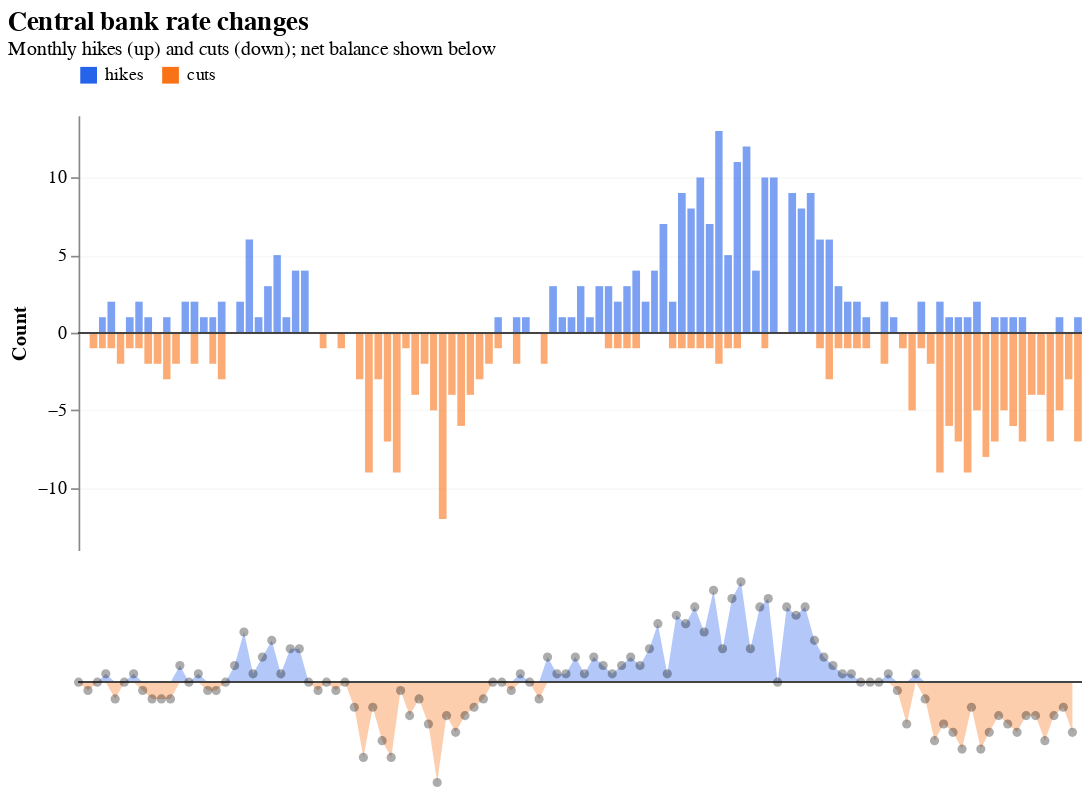

This figure's notebook cell:
### Markdown cell above
# Central-bank rate changes (G20)  
© 2026 Jim Domeij  

Each month, we count how many G20 central banks **raised** their policy rate (hikes) and how many **lowered** it (cuts), as a simple proxy for the **breadth** of global tightening vs easing.

- **Hikes**: number of central banks raising rates  
- **Cuts**: number of central banks cutting rates  
- **Net**: `hikes − cuts` (positive = broad tightening, negative = broad easing)

The top panel shows hikes (up) and cuts (down). The bottom panel shows the net balance on the same scale.

*Note: This is a **count of central banks** changing rates, not the **magnitude** of the rate moves.*

### Code cell
import json
from pathlib import Path

import altair as alt

alt.renderers.set_embed_options(actions=False)

chart_file = Path("docs/examples/macro") / "hikes-cuts-count-hero.json"
with open(chart_file) as f:
    spec = json.load(f)
alt.Chart.from_dict(spec)

### Figure 1 — Vega-Lite specification as saved in the notebook (floating-point values rounded to 4 significant figures)
{"config": {"view": {"continuousWidth": 300, "continuousHeight": 300, "stroke": null}, "axis": {"labelFontSize": 11, "titleFontSize": 12}, "axisX": {"grid": false}, "axisY": {"grid": true, "gridOpacity": 0.2}, "legend": {"labelFontSize": 11}}, "vconcat": [{"layer": [{"mark": {"type": "bar"}, "encoding": {"color": {"field": "type", "legend": {"orient": "top", "title": null}, "scale": {"domain": ["hikes", "cuts"], "range": ["#2563EB", "#F97316"]}, "type": "nominal"}, "opacity": {"condition": {"param": "hover", "value": 1.0, "empty": false}, "value": 0.6}, "tooltip": [{"field": "date", "format": "%b %Y", "title": "Month", "type": "temporal"}, {"field": "type", "title": "Type", "type": "nominal"}, {"field": "count", "title": "Count", "type": "quantitative"}], "x": {"axis": {"format": "%Y", "grid": false, "labelAngle": 0, "tickCount": "year", "title": null}, "field": "date", "timeUnit": "yearmonth", "type": "temporal"}, "y": {"axis": {"tickMinStep": 2, "title": "Count"}, "field": "count", "scale": {"domain": [-14, 14]}, "type": "quantitative"}}, "name": "view_390d5286dd47c8c9_0", "transform": [{"fold": ["hikes", "cuts"], "as": ["type", "count"]}]}, {"mark": {"type": "rule", "color": "#444"}, "encoding": {"y": {"datum": 0}}}, {"mark": {"type": "rule", "color": "#999"}, "encoding": {"x": {"axis": null, "field": "date", "timeUnit": "yearmonth", "type": "temporal"}}, "transform": [{"filter": {"param": "hover", "empty": false}}]}], "height": 260, "width": 600}, {"layer": [{"mark": {"type": "area", "opacity": 0.35}, "encoding": {"color": {"value": "#2563EB"}, "tooltip": [{"field": "date", "format": "%b %Y", "title": "Month", "type": "temporal"}, {"field": "net", "title": "Net", "type": "quantitative"}], "x": {"axis": {"format": "%Y", "grid": false, "labelAngle": 0, "tickCount": "year", "title": null}, "field": "date", "timeUnit": "yearmonth", "type": "temporal"}, "y": {"axis": {"tickMinStep": 2, "title": "Net (hikes − cuts)"}, "field": "net_pos", "scale": {"domain": [-14, 14]}, "type": "quantitative"}}, "name": "view_79616e6f617127c8_0", "transform": [{"calculate": "max(datum.net, 0)", "as": "net_pos"}]}, {"mark": {"type": "area", "opacity": 0.35}, "encoding": {"color": {"value": "#F97316"}, "x": {"axis": {"format": "%Y", "grid": false, "labelAngle": 0, "tickCount": "year", "title": null}, "field": "date", "timeUnit": "yearmonth", "type": "temporal"}, "y": {"field": "net_neg", "type": "quantitative"}}, "transform": [{"calculate": "min(datum.net, 0)", "as": "net_neg"}]}, {"mark": {"type": "rule", "color": "#444"}, "encoding": {"y": {"datum": 0}}}, {"mark": {"type": "point", "color": "#111", "filled": true, "size": 30}, "encoding": {"opacity": {"condition": {"param": "hover", "value": 1.0, "empty": false}, "value": 0.35}, "tooltip": [{"field": "date", "format": "%b %Y", "title": "Month", "type": "temporal"}, {"field": "net", "title": "Net", "type": "quantitative"}], "x": {"axis": {"format": "%Y", "grid": false, "labelAngle": 0, "tickCount": "year", "title": null}, "field": "date", "timeUnit": "yearmonth", "type": "temporal"}, "y": {"axis": null, "field": "net", "scale": {"domain": [-14, 14]}, "type": "quantitative"}}}, {"mark": {"type": "rule", "color": "#999"}, "encoding": {"x": {"axis": null, "field": "date", "timeUnit": "yearmonth", "type": "temporal"}}, "transform": [{"filter": {"param": "hover", "empty": false}}]}], "height": 140, "width": 600}], "data": {"name": "data-b04517e462728a0cbbce8fddcc243c9b"}, "datasets": {"data-b04517e462728a0cbbce8fddcc243c9b": [{"date": "2016-12-31T00:00:00", "hikes": 0.0, "cuts": -0.0, "net": 0.0}, {"date": "2017-01-31T00:00:00", "hikes": 0.0, "cuts": -1.0, "net": -1.0}, {"date": "2017-02-28T00:00:00", "hikes": 1.0, "cuts": -1.0, "net": 0.0}, {"date": "2017-03-31T00:00:00", "hikes": 2.0, "cuts": -1.0, "net": 1.0}, {"date": "2017-04-30T00:00:00", "hikes": 0.0, "cuts": -2.0, "net": -2.0}, {"date": "2017-05-31T00:00:00", "hikes": 1.0, "cuts": -1.0, "net": 0.0}, {"date": "2017-06-30T00:00:00", "hikes": 2.0, "cuts": -1.0, "net": 1.0}, {"date": "2017-07-31T00:00:00", "hikes": 1.0, "cuts": -2.0, "net": -1.0}, {"date": "2017-08-31T00:00:00", "hikes": 0.0, "cuts": -2.0, "net": -2.0}, {"date": "2017-09-30T00:00:00", "hikes": 1.0, "cuts": -3.0, "net": -2.0}, {"date": "2017-10-31T00:00:00", "hikes": 0.0, "cuts": -2.0, "net": -2.0}, {"date": "2017-11-30T00:00:00", "hikes": 2.0, "cuts": -0.0, "net": 2.0}, {"date": "2017-12-31T00:00:00", "hikes": 2.0, "cuts": -2.0, "net": 0.0}, {"date": "2018-01-31T00:00:00", "hikes": 1.0, "cuts": -0.0, "net": 1.0}, {"date": "2018-02-28T00:00:00", "hikes": 1.0, "cuts": -2.0, "net": -1.0}, {"date": "2018-03-31T00:00:00", "hikes": 2.0, "cuts": -3.0, "net": -1.0}, {"date": "2018-04-30T00:00:00", "hikes": 0.0, "cuts": -0.0, "net": 0.0}, {"date": "2018-05-31T00:00:00", "hikes": 2.0, "cuts": -0.0, "net": 2.0}, {"date": "2018-06-30T00:00:00", "hikes": 6.0, "cuts": -0.0, "net": 6.0}, {"date": "2018-07-31T00:00:00", "hikes": 1.0, "cuts": -0.0, "net": 1.0}, {"date": "2018-08-31T00:00:00", "hikes": 3.0, "cuts": -0.0, "net": 3.0}, {"date": "2018-09-30T00:00:00", "hikes": 5.0, "cuts": -0.0, "net": 5.0}, {"date": "2018-10-31T00:00:00", "hikes": 1.0, "cuts": -0.0, "net": 1.0}, {"date": "2018-11-30T00:00:00", "hikes": 4.0, "cuts": -0.0, "net": 4.0}, {"date": "2018-12-31T00:00:00", "hikes": 4.0, "cuts": -0.0, "net": 4.0}, {"date": "2019-01-31T00:00:00", "hikes": 0.0, "cuts": -0.0, "net": 0.0}, {"date": "2019-02-28T00:00:00", "hikes": 0.0, "cuts": -1.0, "net": -1.0}, {"date": "2019-03-31T00:00:00", "hikes": 0.0, "cuts": -0.0, "net": 0.0}, {"date": "2019-04-30T00:00:00", "hikes": 0.0, "cuts": -1.0, "net": -1.0}, {"date": "2019-05-31T00:00:00", "hikes": 0.0, "cuts": -0.0, "net": 0.0}, {"date": "2019-06-30T00:00:00", "hikes": 0.0, "cuts": -3.0, "net": -3.0}, {"date": "2019-07-31T00:00:00", "hikes": 0.0, "cuts": -9.0, "net": -9.0}, {"date": "2019-08-31T00:00:00", "hikes": 0.0, "cuts": -3.0, "net": -3.0}, {"date": "2019-09-30T00:00:00", "hikes": 0.0, "cuts": -7.0, "net": -7.0}, {"date": "2019-10-31T00:00:00", "hikes": 0.0, "cuts": -9.0, "net": -9.0}, {"date": "2019-11-30T00:00:00", "hikes": 0.0, "cuts": -1.0, "net": -1.0}, {"date": "2019-12-31T00:00:00", "hikes": 0.0, "cuts": -4.0, "net": -4.0}, {"date": "2020-01-31T00:00:00", "hikes": 0.0, "cuts": -2.0, "net": -2.0}, {"date": "2020-02-29T00:00:00", "hikes": 0.0, "cuts": -5.0, "net": -5.0}, {"date": "2020-03-31T00:00:00", "hikes": 0.0, "cuts": -12.0, "net": -12.0}, {"date": "2020-04-30T00:00:00", "hikes": 0.0, "cuts": -4.0, "net": -4.0}, {"date": "2020-05-31T00:00:00", "hikes": 0.0, "cuts": -6.0, "net": -6.0}, {"date": "2020-06-30T00:00:00", "hikes": 0.0, "cuts": -4.0, "net": -4.0}, {"date": "2020-07-31T00:00:00", "hikes": 0.0, "cuts": -3.0, "net": -3.0}, {"date": "2020-08-31T00:00:00", "hikes": 0.0, "cuts": -2.0, "net": -2.0}, {"date": "2020-09-30T00:00:00", "hikes": 1.0, "cuts": -1.0, "net": 0.0}, {"date": "2020-10-31T00:00:00", "hikes": 0.0, "cuts": -0.0, "net": 0.0}, {"date": "2020-11-30T00:00:00", "hikes": 1.0, "cuts": -2.0, "net": -1.0}, {"date": "2020-12-31T00:00:00", "hikes": 1.0, "cuts": -0.0, "net": 1.0}, {"date": "2021-01-31T00:00:00", "hikes": 0.0, "cuts": -0.0, "net": 0.0}, {"date": "2021-02-28T00:00:00", "hikes": 0.0, "cuts": -2.0, "net": -2.0}, {"date": "2021-03-31T00:00:00", "hikes": 3.0, "cuts": -0.0, "net": 3.0}, {"date": "2021-04-30T00:00:00", "hikes": 1.0, "cuts": -0.0, "net": 1.0}, {"date": "2021-05-31T00:00:00", "hikes": 1.0, "cuts": -0.0, "net": 1.0}, {"date": "2021-06-30T00:00:00", "hikes": 3.0, "cuts": -0.0, "net": 3.0}, {"date": "2021-07-31T00:00:00", "hikes": 1.0, "cuts": -0.0, "net": 1.0}, {"date": "2021-08-31T00:00:00", "hikes": 3.0, "cuts": -0.0, "net": 3.0}, {"date": "2021-09-30T00:00:00", "hikes": 3.0, "cuts": -1.0, "net": 2.0}, {"date": "2021-10-31T00:00:00", "hikes": 2.0, "cuts": -1.0, "net": 1.0}, {"date": "2021-11-30T00:00:00", "hikes": 3.0, "cuts": -1.0, "net": 2.0}, {"date": "2021-12-31T00:00:00", "hikes": 4.0, "cuts": -1.0, "net": 3.0}, {"date": "2022-01-31T00:00:00", "hikes": 2.0, "cuts": -0.0, "net": 2.0}, {"date": "2022-02-28T00:00:00", "hikes": 4.0, "cuts": -0.0, "net": 4.0}, {"date": "2022-03-31T00:00:00", "hikes": 7.0, "cuts": -0.0, "net": 7.0}, {"date": "2022-04-30T00:00:00", "hikes": 2.0, "cuts": -1.0, "net": 1.0}, {"date": "2022-05-31T00:00:00", "hikes": 9.0, "cuts": -1.0, "net": 8.0}, {"date": "2022-06-30T00:00:00", "hikes": 8.0, "cuts": -1.0, "net": 7.0}, {"date": "2022-07-31T00:00:00", "hikes": 10.0, "cuts": -1.0, "net": 9.0}, {"date": "2022-08-31T00:00:00", "hikes": 7.0, "cuts": -1.0, "net": 6.0}, {"date": "2022-09-30T00:00:00", "hikes": 13.0, "cuts": -2.0, "net": 11.0}, {"date": "2022-10-31T00:00:00", "hikes": 5.0, "cuts": -1.0, "net": 4.0}, {"date": "2022-11-30T00:00:00", "hikes": 11.0, "cuts": -1.0, "net": 10.0}, {"date": "2022-12-31T00:00:00", "hikes": 12.0, "cuts": -0.0, "net": 12.0}, {"date": "2023-01-31T00:00:00", "hikes": 4.0, "cuts": -0.0, "net": 4.0}, {"date": "2023-02-28T00:00:00", "hikes": 10.0, "cuts": -1.0, "net": 9.0}, {"date": "2023-03-31T00:00:00", "hikes": 10.0, "cuts": -0.0, "net": 10.0}, {"date": "2023-04-30T00:00:00", "hikes": 0.0, "cuts": -0.0, "net": 0.0}, {"date": "2023-05-31T00:00:00", "hikes": 9.0, "cuts": -0.0, "net": 9.0}, {"date": "2023-06-30T00:00:00", "hikes": 8.0, "cuts": -0.0, "net": 8.0}, {"date": "2023-07-31T00:00:00", "hikes": 9.0, "cuts": -0.0, "net": 9.0}, {"date": "2023-08-31T00:00:00", "hikes": 6.0, "cuts": -1.0, "net": 5.0}, {"date": "2023-09-30T00:00:00", "hikes": 6.0, "cuts": -3.0, "net": 3.0}, {"date": "2023-10-31T00:00:00", "hikes": 3.0, "cuts": -1.0, "net": 2.0}, {"date": "2023-11-30T00:00:00", "hikes": 2.0, "cuts": -1.0, "net": 1.0}, {"date": "2023-12-31T00:00:00", "hikes": 2.0, "cuts": -1.0, "net": 1.0}, {"date": "2024-01-31T00:00:00", "hikes": 1.0, "cuts": -1.0, "net": 0.0}, {"date": "2024-02-29T00:00:00", "hikes": 0.0, "cuts": -0.0, "net": 0.0}, {"date": "2024-03-31T00:00:00", "hikes": 2.0, "cuts": -2.0, "net": 0.0}, {"date": "2024-04-30T00:00:00", "hikes": 1.0, "cuts": -0.0, "net": 1.0}, {"date": "2024-05-31T00:00:00", "hikes": 0.0, "cuts": -1.0, "net": -1.0}, {"date": "2024-06-30T00:00:00", "hikes": 0.0, "cuts": -5.0, "net": -5.0}, {"date": "2024-07-31T00:00:00", "hikes": 2.0, "cuts": -1.0, "net": 1.0}, {"date": "2024-08-31T00:00:00", "hikes": 0.0, "cuts": -2.0, "net": -2.0}, {"date": "2024-09-30T00:00:00", "hikes": 2.0, "cuts": -9.0, "net": -7.0}, {"date": "2024-10-31T00:00:00", "hikes": 1.0, "cuts": -6.0, "net": -5.0}, {"date": "2024-11-30T00:00:00", "hikes": 1.0, "cuts": -7.0, "net": -6.0}, {"date": "2024-12-31T00:00:00", "hikes": 1.0, "cuts": -9.0, "net": -8.0}, {"date": "2025-01-31T00:00:00", "hikes": 2.0, "cuts": -5.0, "net": -3.0}, {"date": "2025-02-28T00:00:00", "hikes": 0.0, "cuts": -8.0, "net": -8.0}, {"date": "2025-03-31T00:00:00", "hikes": 1.0, "cuts": -7.0, "net": -6.0}, {"date": "2025-04-30T00:00:00", "hikes": 1.0, "cuts": -5.0, "net": -4.0}, {"date": "2025-05-31T00:00:00", "hikes": 1.0, "cuts": -6.0, "net": -5.0}, {"date": "2025-06-30T00:00:00", "hikes": 1.0, "cuts": -7.0, "net": -6.0}, {"date": "2025-07-31T00:00:00", "hikes": 0.0, "cuts": -4.0, "net": -4.0}, {"date": "2025-08-31T00:00:00", "hikes": 0.0, "cuts": -4.0, "net": -4.0}, {"date": "2025-09-30T00:00:00", "hikes": 0.0, "cuts": -7.0, "net": -7.0}, {"date": "2025-10-31T00:00:00", "hikes": 1.0, "cuts": -5.0, "net": -4.0}, {"date": "2025-11-30T00:00:00", "hikes": 0.0, "cuts": -3.0, "net": -3.0}, {"date": "2025-12-31T00:00:00", "hikes": 1.0, "cuts": -7.0, "net": -6.0}]}, "params": [{"name": "hover", "select": {"type": "point", "clear": "mouseout", "fields": ["date"], "nearest": true, "on": "mouseover"}, "views": ["view_390d5286dd47c8c9_0", "view_79616e6f617127c8_0"]}], "resolve": {"scale": {"x": "shared"}}, "spacing": 8, "title": {"text": "Central bank rate changes", "anchor": "start", "fontSize": 16, "subtitle": "Monthly hikes (up) and cuts (down); net balance shown below", "subtitleFontSize": 12}, "$schema": "https://vega.github.io/schema/vega-lite/v6.1.0.json"}
